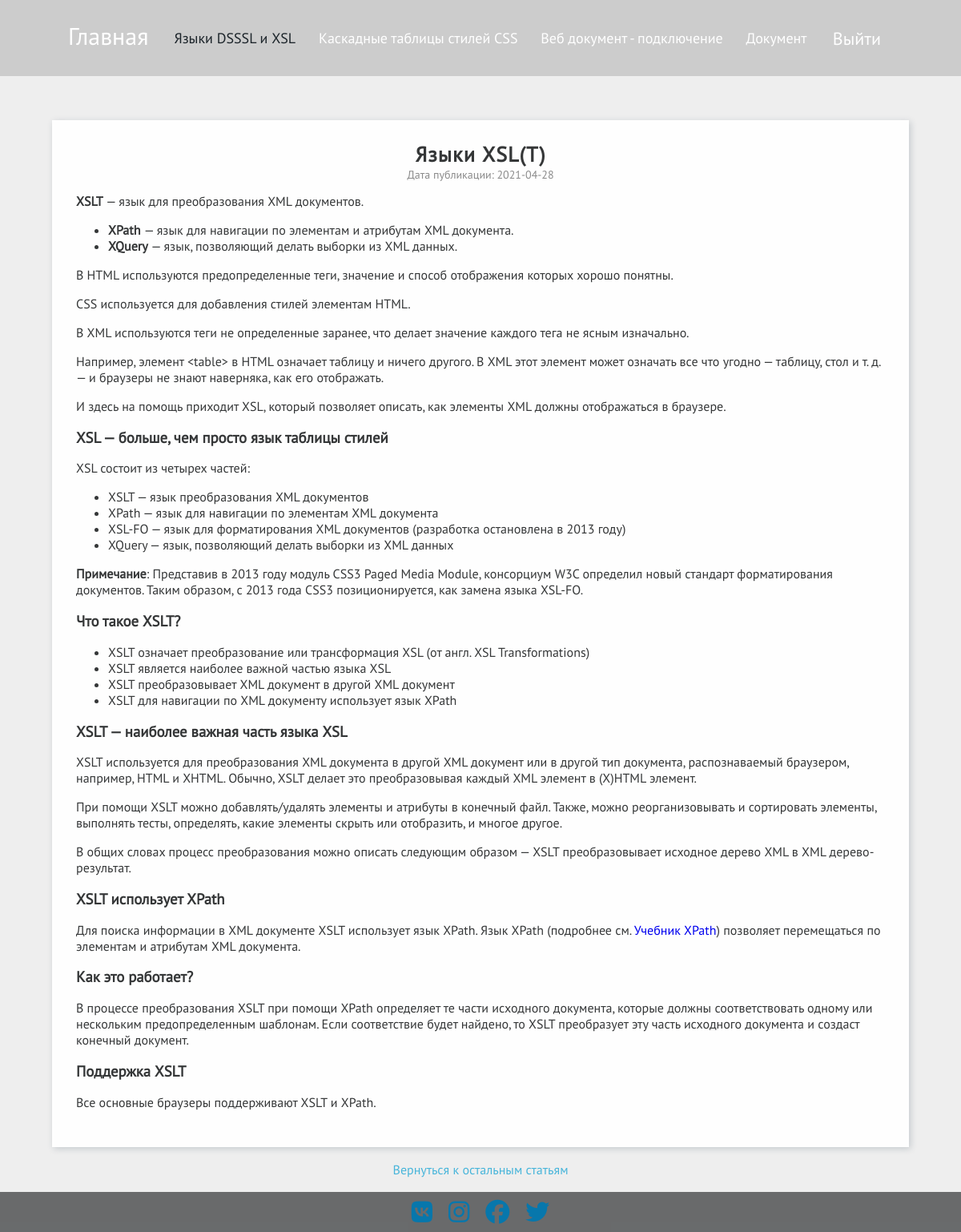
Screenshot of /article.php?tab=1&id=4 (signed in) with the database file from the repository.
### tables this page shows
CREATE TABLE `dsssl_xsl` (
  `id` int(11) NOT NULL,
  `ar_name` varchar(200) DEFAULT NULL,
  `article` text,
  `description` text,
  `date` date DEFAULT NULL
);

### functions.php (called while the page is built, shortened)
<?php
require_once 'config.php';
function select_current($table, $id)
{
	global $link;
	$query = "SELECT id, ar_name, article, date, description FROM {$table} where id = $id;";
	$result = mysqli_query($link, $query);
	if ($result) {
		mysqli_data_seek($result, 0);
		$article = mysqli_fetch_assoc($result);
		return $article;
	} else return false;
}

### article.php (the view, shortened to what this page needs)
<?php
require_once 'functions.php';
$tab = 0;
$t1 = "dsssl_xsl";
if (isset($_GET['id'])) {
	$id = $_GET['id'];
	$tab = $_GET['tab'];
	switch ($tab) {
		case 1:
			$current_article = select_current($t1, $id);
			break;
	}
	if (isset($current_article) && $current_article) {
		$date = substr($current_article["date"], 0, 10);
		$article = $current_article["article"];
		$ar_name = $current_article["ar_name"];
	}
}
?>
<!DOCTYPE html>
<html lang="ru">
<head>
	<link rel="stylesheet" href="css/style.css">
	<link rel="stylesheet" href="//cdnjs.cloudflare.com/ajax/libs/highlight.js/10.7.2/styles/default.min.css">
</head>
<body>
	<div class="wrapper">
		<header class="header header__gray">
			<div class="header__content _container">
				<a href="index.php" class="header__logo">Главная</a>
				<nav class="header__menu menu__body">
					<ul class="menu__list">
						<li class="menu__item"><a href="content.php?tab=1" class="menu__link <?php if (isset($_GET['tab']) && ($_GET['tab'] == 1)) echo "menu__link_active" ?>">Языки DSSSL и XSL</a></li>
						<li class="menu__item"><a href="content.php?tab=2" class="menu__link <?php if (isset($_GET['tab']) && ($_GET['tab'] == 2)) echo "menu__link_active" ?>">Каскадные таблицы стилей CSS</a></li>
						<li class="menu__item"><a href="content.php?tab=3" class="menu__link <?php if (isset($_GET['tab']) && ($_GET['tab'] == 3)) echo "menu__link_active" ?>">Веб документ - подключение</a></li>
						<li class="menu__item"><a href="content.php?tab=4" class="menu__link <?php if (isset($_GET['tab']) && ($_GET['tab'] == 4)) echo "menu__link_active" ?>">Документ</a></li>
					</ul>
				</nav>
				<?php
				if (!empty($_SESSION["auth"]) and $_SESSION['auth'])
					echo "<a href='logout.php' class='header__in'>Выйти</a>";
				else echo "<a href='login.php' class='header__in'>Войти</a>";
				?>
			</div>
		</header>
		<main class="page page__info">
			<section class="article">
				<?php
				if (isset($article))
					echo <<<HTML
				<div class="article__content _container">
					<div class="article__title">$ar_name
					</div>
					<div class="article__date">Дата публикации: $date</div>
					<div class="article__text">
					$article
					</div>
				</div>
				<a class="article__back" href='content.php?tab=$tab' >
					Вернуться к остальным статьям
				</a>
				HTML;
				?>
			</section>
		</main>
		<footer class="footer">
			<div class="footer__content _container">
				<div class="footer__socials socials-footer">
					<a href="https://vk.com/" class="socials-footer__link"><i class="fab fa-vk"></i></a>
					<a href="https://www.instagram.com/" class="socials-footer__link"><i class="fab fa-instagram"></i></a>
					<a href="https://www.facebook.com/" class="socials-footer__link"><i class="fab fa-facebook"></i></a>
					<a href="https://twitter.com/?lang=ru" class="socials-footer__link"><i class="fab fa-twitter"></i></a>
				</div>
			</div>
		</footer>
	</div>
</body>
</html>

### css/style.css (style rules this page uses)
*:not(p, ol, h1, h2, h3, h4, h5, h6) { padding: 0px; margin: 0px; border: 0px; }
*, *:before, *:after { -webkit-box-sizing: border-box; box-sizing: border-box; }
aside, nav, footer, header, section { display: block; }
html, body { height: 100%; min-width: 320px; }
body { line-height: 1; font-family: "PTSans"; -ms-text-size-adjust: 100%; -moz-text-size-adjust: 100%; -webkit-text-size-adjust: 100%; }
a, a:visited { text-decoration: none; }
li:not(.ck-editor li, .card-news__description li, .article__text li) { list-style: none; }
body { color: #353738; font-size: 14px; min-width: 320px; }
.wrapper { width: 100%; min-height: 100vh; overflow: hidden; display: -webkit-box; display: -ms-flexbox; display: flex; -webkit-box-orient: vertical; -webkit-box-direction: normal; -ms-flex-direction: column; flex-direction: column; }
._container { max-width: 1070px; margin: 0 auto; padding: 0 20px; }
.header { min-width: 320px; position: absolute; width: 100%; z-index: 50; left: 0; top: 0px; height: 95px; }
.header__content { height: 100%; display: -webkit-box; display: -ms-flexbox; display: flex; -webkit-box-align: center; -ms-flex-align: center; align-items: center; }
.header__gray { background: #ccc; z-index: 15 !important; }
.header__logo { margin: -5px 0px 0px 0px; width: 100px; color: #fff; font-size: 30px; line-height: 40px; }
.header__in { display: block; color: #fff; font-size: 22px; margin: 0px 15px 0px 0px; }
.menu__body { padding: 0px 3.15%; -webkit-box-flex: 1; -ms-flex: 1 1 auto; flex: 1 1 auto; }
.menu__list { display: -webkit-box; display: -ms-flexbox; display: flex; -webkit-box-pack: justify; -ms-flex-pack: justify; justify-content: space-between; }
.menu__item { display: block; }
.menu__link { color: #fff; font-size: 18px; }
.menu__link_active { color:rgba(28, 36, 42); }
.footer { z-index: 10; background: #353738bd; height: 50px; padding: 10px 0px; }
.footer__socials { display: -webkit-box; display: -ms-flexbox; display: flex; -webkit-box-pack: center; -ms-flex-pack: center; justify-content: center; }
.socials-footer { font-size: 30px; }
.socials-footer__link { margin: 0px 10px; color: #0777ac; -webkit-transition: color 0.2s ease 0s; -o-transition: color 0.2s ease 0s; transition: color 0.2s ease 0s; }
.page { -webkit-box-flex: 1; -ms-flex: 1 1 auto; flex: 1 1 auto; position: relative; }
.page__info { background: #eee; }
.article { padding: 150px 0px 0px 0px; display: -webkit-box; display: -ms-flexbox; display: flex; -webkit-box-orient: vertical; -webkit-box-direction: normal; -ms-flex-direction: column; flex-direction: column; -webkit-box-pack: center; -ms-flex-pack: center; justify-content: center; }
.article__content { padding: 30px 30px; -webkit-box-shadow: 2px 2px 8px 0px rgba(34, 60, 80, 0.2); box-shadow: 2px 2px 8px 0px rgba(34, 60, 80, 0.2); background: #fefefe; }
.article__title { text-align: center; font-size: 26px; letter-spacing: 1.1px; font-weight: 700; margin: 0 0 5px 0; }
.article__date { text-align: center; font-size: 14px; color: #8b8b8b; margin: 0 0 10px 0; }
.article__text { font-size: 16px; line-height: 20px; }
.article__text ul { margin-block-start: 1em; margin-block-end: 1em; margin-inline-start: 0px; margin-inline-end: 0px; padding-inline-start: 40px; }
.article__back { margin: 20px 0px 20px 0px; font-size: 16px; text-align: center; color: #48b5da; }

### rows the page displays
dsssl_xsl: ar_name "Языки XSL(T)", date "2021-04-28", article "XSLT — язык для преобразования XML документов. XPath — язык для навигации по элементам и атрибутам XML документа. XQuery — язык, позволяющий делать выборки из XML данных. В HTML используются предопределенные теги, значение и способ отображения которых хорошо понятны. CSS используется для добавления стилей элементам HTML. В XML используются теги не определенные заранее, что делает значение каждого тега не ясным изначально. Например, элемент <table> в HTML означает таблицу и ничего другого. В XML этот элемент может означать все что угодно — таблицу, стол и т. д. — и браузеры не знают наверняка, как его отображать. И здесь на помощь приходит XSL, который позволяет описать, как элементы XML…"
